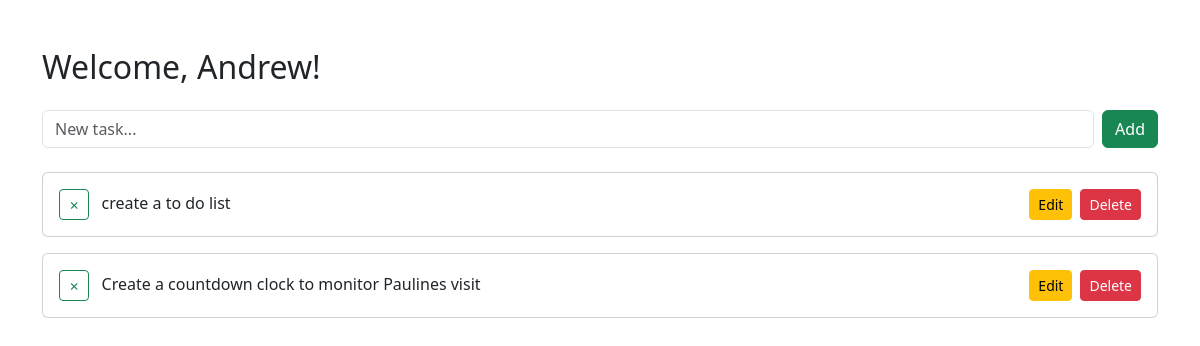
Page /dashboard (signed in) on the earlier database version.
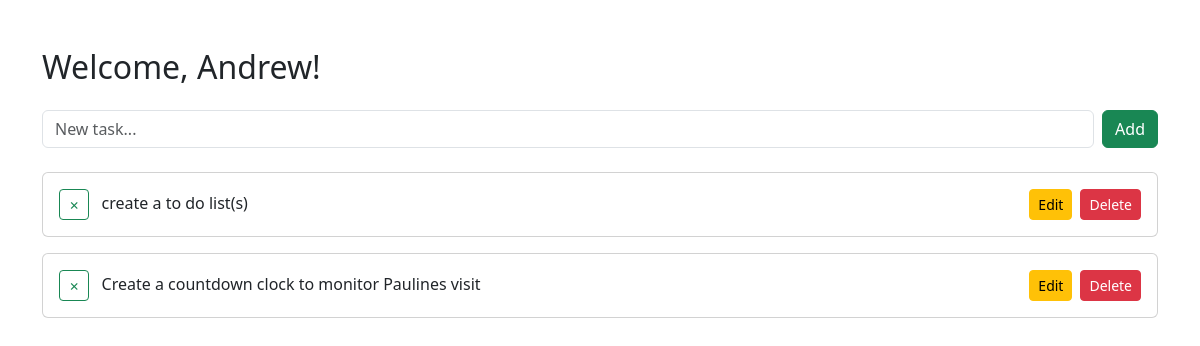
Same page on the later database version.
### app/models.py (models this page shows, shortened)
class User(UserMixin, db.Model):
    id = db.Column(db.Integer, primary_key=True)
    full_name = db.Column(db.String(150), nullable=False)
    email = db.Column(db.String(150), unique=True, nullable=False)
    password_hash = db.Column(db.String(150), nullable=False)
    tasks = db.relationship('Task', backref='owner', lazy=True)

class Task(db.Model):
    id = db.Column(db.Integer, primary_key=True)
    content = db.Column(db.String(200), nullable=False)
    completed = db.Column(db.Boolean, default=False)
    user_id = db.Column(db.Integer, db.ForeignKey('user.id'), nullable=False)

### app/routes.py (the view)
@main.route('/dashboard')
@login_required
def dashboard():
    tasks = Task.query.filter_by(user_id=current_user.id).all()
    return render_template('dashboard.html', tasks=tasks)

### app/__init__.py (called while the page is built)
def create_app():
    app = Flask(__name__)
    app.config['SECRET_KEY'] = 'your-secret-key'
    app.config['SQLALCHEMY_DATABASE_URI'] = 'sqlite:///clicktodo.db'
    db.init_app(app)
    login_manager.init_app(app)
    login_manager.login_view = 'main.login'
    from app.models import User
    @login_manager.user_loader
    def load_user(user_id):
        return User.query.get(int(user_id))
    from .routes import main
    app.register_blueprint(main)
    return app

### app/templates/dashboard.html (shortened to what this page needs)
{% extends "base.html" %}
{% block content %}
<h2 class="mb-4">Welcome, {{ current_user.full_name }}!</h2>
<form method="POST" action="{{ url_for('main.add_task') }}" class="mb-4 d-flex">
  <input type="text" name="content" class="form-control me-2" placeholder="New task..." required>
  <button type="submit" class="btn btn-success">Add</button>
</form>
{% for task in tasks %}
<div class="card mb-3 p-3">
  <div id="task-view-{{ task.id }}" class="d-flex justify-content-between align-items-center">
    <div class="flex-grow-1">
      <form method="POST" action="{{ url_for('main.toggle_task', task_id=task.id) }}" class="d-inline">
        <button type="submit" class="btn btn-sm btn-outline-success me-2">
          {% if task.completed %}✓{% else %}✗{% endif %}
        </button>
      </form>
      <span {% if task.completed %}style="text-decoration: line-through;"{% endif %}>
        {{ task.content }}
      </span>
    </div>
    <div class="d-flex">
      <button class="btn btn-sm btn-warning me-2 edit-btn"
              data-task-id="{{ task.id }}"
              data-task-content="{{ task.content | e }}">
        Edit
      </button>
      <form method="POST" action="{{ url_for('main.delete_task', task_id=task.id) }}" class="d-inline">
        <button type="submit" class="btn btn-sm btn-danger">Delete</button>
      </form>
    </div>
  </div>
</div>
{% else %}
<p class="text-muted">No tasks yet.</p>
{% endfor %}
{% endblock %}

### app/templates/base.html (shortened to what this page needs)
<!DOCTYPE html>
<html lang="en">
<head>
    <link href="https://cdn.jsdelivr.net/npm/bootstrap@5.3.3/dist/css/bootstrap.min.css" rel="stylesheet">
</head>
<body>
    <div class="container mt-5">
        {% block content %}{% endblock %}
    </div>
</body>
</html>

Differences in the rows shown:
changed Task: content "create a to do list" → "create a to do list(s)"
